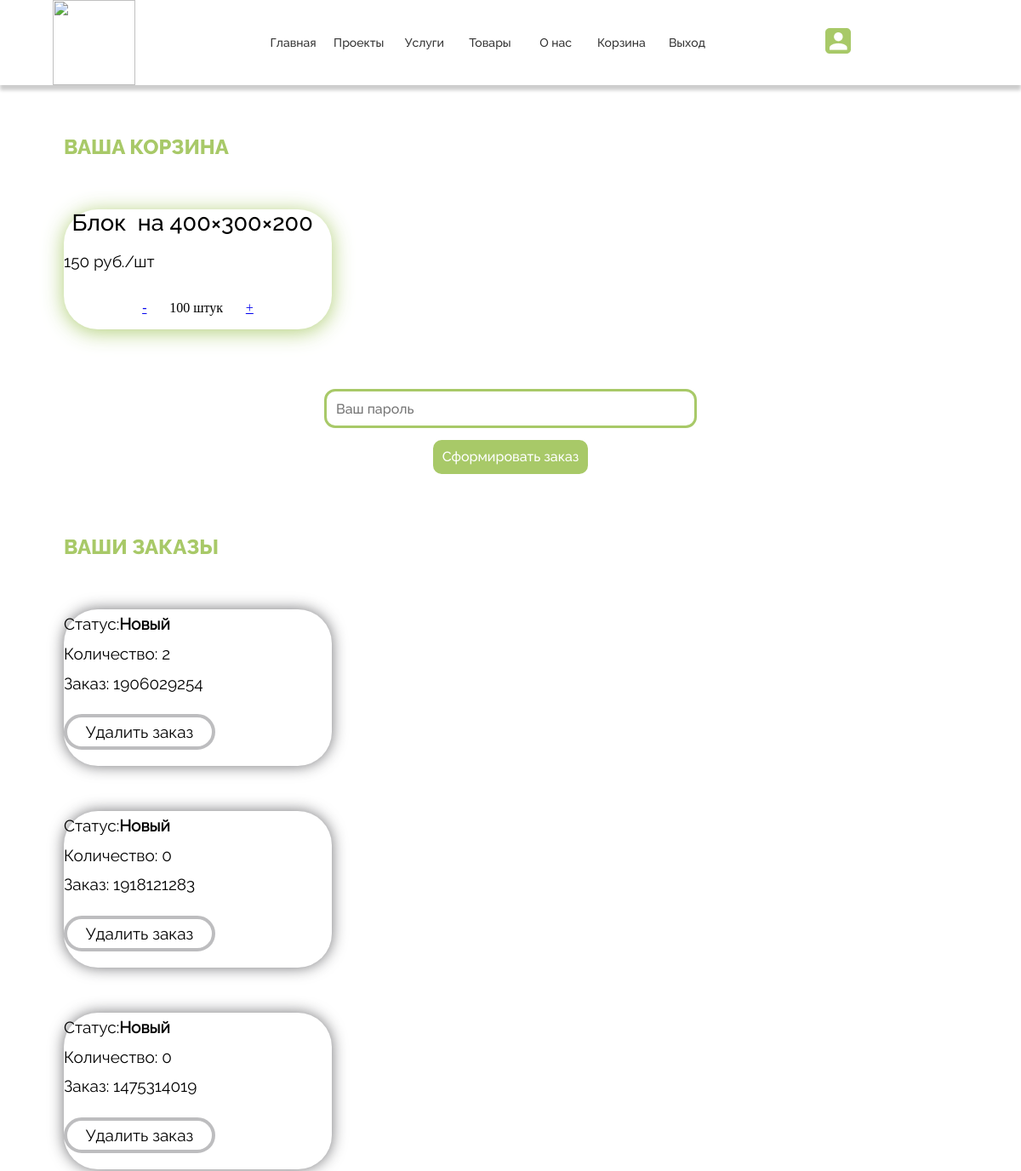
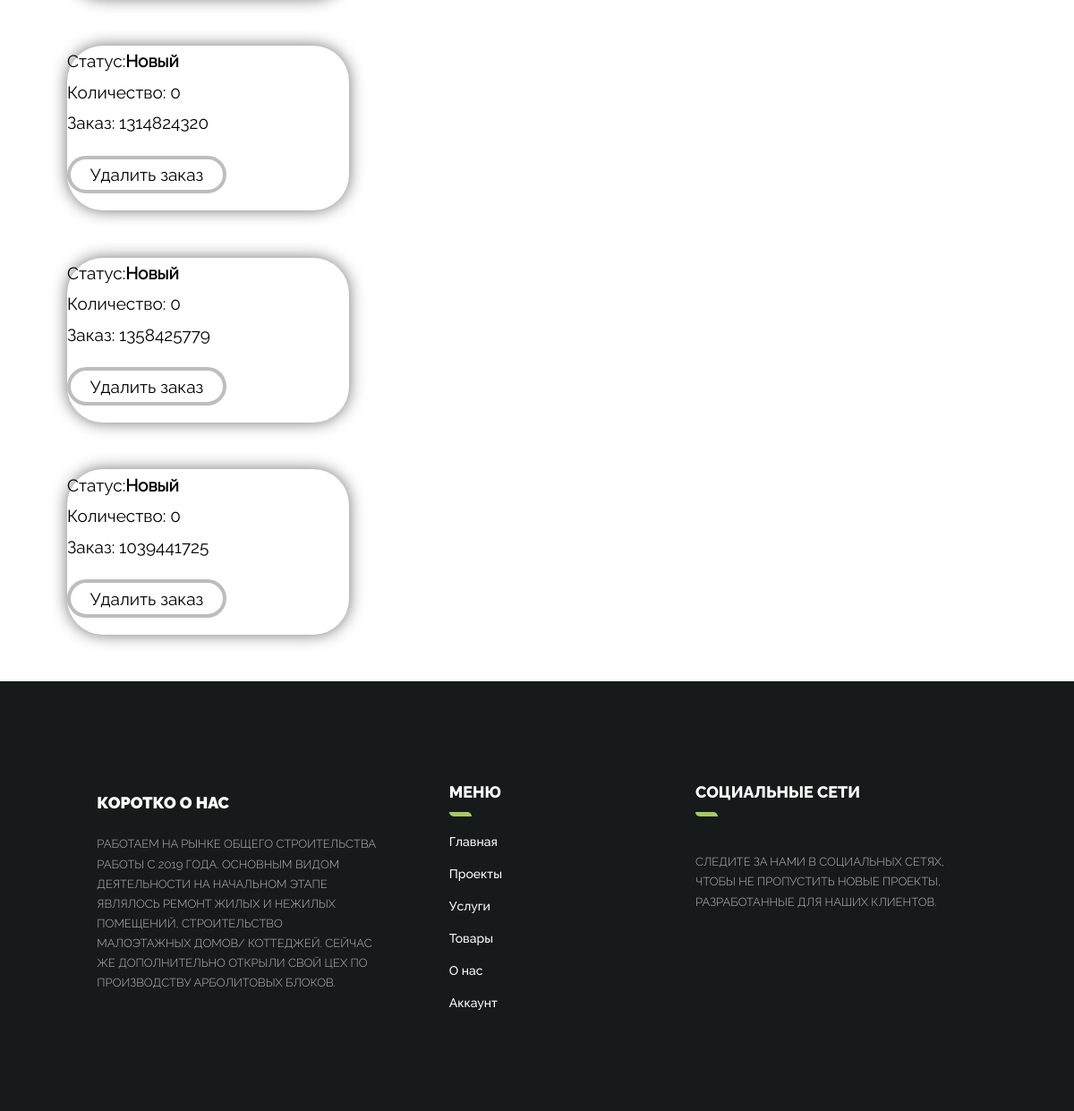
Screenshot of /cart.php (signed in) with the database file from the repository (2 pictures, top to bottom).
### tables this page shows
CREATE TABLE `orders` (
  `order_id` int(11) NOT NULL,
  `product_id` int(11) NOT NULL,
  `user_id` int(11) NOT NULL,
  `number` int(11) DEFAULT NULL,
  `count` int(255) NOT NULL,
  `status` varchar(256) DEFAULT NULL,
  `reason` varchar(256) DEFAULT NULL,
  `created_at` timestamp NOT NULL DEFAULT CURRENT_TIMESTAMP,
  `updated_at` timestamp NOT NULL DEFAULT CURRENT_TIMESTAMP ON UPDATE CURRENT_TIMESTAMP
);

CREATE TABLE `products` (
  `product_id` int(11) NOT NULL,
  `name` varchar(256) NOT NULL,
  `price` varchar(256) NOT NULL,
  `count` int(255) NOT NULL,
  `path` varchar(500) NOT NULL
);

### cart.php (the view, shortened to what this page needs)
<?php
	include "connect.php";
	$sql = sprintf("SELECT `order_id`, `product_id`, `orders`.`count`, `name`, `price`, `path` FROM `orders` INNER JOIN `products` USING(`product_id`) WHERE `user_id`='%s'", $_SESSION["user_id"]);
	$result = $connect->query($sql);
	$products = "";
	while($row = $result->fetch_assoc())
		$products .= sprintf('
		<div class="col2">
		<img src="%s" alt="">
		<div class="row">
			<a href="product.php?id=%s">%s</a>
			<p>%s руб./шт</p>
		</div>
		<div class="sum">
		<p><a href="controllers/delete_cart.php?id=%s">-</a></p>
		<p>%s00 штук</p>
		<p><a href="controllers/add_cart.php?id=%s">+</a></p>
	</div>
	</div>
', $row["path"], $row["product_id"], $row["name"], $row["price"],$row["product_id"], $row["count"], $row["product_id"]);
	$sql = sprintf("SELECT * FROM `orders` WHERE `user_id`='%s' AND `number` IS NOT NULL AND `product_id`=0 ORDER BY `created_at` DESC ", $_SESSION["user_id"]);
	$result = $connect->query($sql);
	$orders = "";
	while($row = $result->fetch_assoc()) {
		$del = ($row["status"] == "Новый") ? '<p class="text-right"><a onclick="return confirm(\'Вы действительно хотите удалить этот заказ?\')" href="controllers/delete_order.php?id='.$row["order_id"].'" class="text-small">Удалить заказ</a></p>' : '';
		$orders .= sprintf('
			<div class="col">
				<div class="row">
					<p class="ttt" >Заказ: %s</p>
					%s
				</div>
				<div class="row">
					<p class="ttt" >Статус: <b>%s</b></p>
				<p class="ttt" >Количество: %s</p>
				</div>
			</div>
		', $row["number"], $del, $row["status"],$row["count"]);
	}
?>
<!DOCTYPE html>
<html lang="en">
<head>
	<link rel="stylesheet" href="asset/css/cart.css">
</head>
<body><?php
$m = '';
if(isset($_SESSION["role"])) {$m = '<a href="cart.php">Корзина</a>';
	$m .= ($_SESSION["role"] == "admin") ? '<a href="admin.php" class="underline-one">Заказы</a>' : '';
$m .= '<a href="controllers/logout.php">Выход</a>';}
$menu = sprintf($m);
?>
<div class="menu1">
        <div class="logo"><a href="index.php"><img src="asset/img/logo.svg" alt=""></a></div>
        <div class="links">
            <a href="index.php">Главная</a>
            <a href="projects.php">Проекты</a>
            <a href="uslugi.php">Услуги</a>
            <a href="catalog.php">Товары</a>
            <a href="about.php">О нас</a><?= $menu ?>
        </div>
<div class="acc">
    <a href="logreg.php"><img src="asset/img/acc.png" alt=""></a>
</div>
    </div>
	<main>
			<div class="head">Ваша корзина</div>
			<div class="row2">
				<?= $products ?>
			</div>
			<br>
			<div class="wrap">
				<form action="controllers/checkout.php" class="f__cart" method="POST">
					<input type="password" placeholder="Ваш пароль" name="password" required>
					<button class="knop2">Сформировать заказ</button>
				</form>
			</div>
			<div class="head">Ваши заказы</div>
			<div class="row">
				<?= $orders ?>
			</div>
	</main>
<footer><div class="foot__cont">
<div class="about">
    <h1>КОРОТКО О НАС</h1>
    <p>работаем на рынке общего строительства работы c 2019 года. Основным видом деятельности на начальном этапе являлось ремонт жилых и нежилых помещений, строительство малоэтажных домов/ коттеджей. Сейчас же дополнительно открыли свой цех по производству арболитовых блоков.
</p>
</div>
<div class="footer__menu">
    <h1>МЕНЮ</h1>
    <div class="decoration"></div>
	<a href="index.php">Главная</a>
    <a href="projects.php">Проекты</a>
    <a href="uslugi.php">Услуги</a>
    <a href="catalog.php">Товары</a>
    <a href="about.php">О нас</a>
    <a href="logreg.php">Аккаунт</a>
</div>
<div class="social">
<h1>СОЦИАЛЬНЫЕ СЕТИ</h1>
    <div class="decoration"></div>
    <p>Следите за нами в социальных сетях, чтобы не пропустить новые проекты, разработанные для наших клиентов.</p>
    <div class="footer__acc">
    </div>
</div></div>
        </footer>
</body>
</html>

### rows the page displays
orders: product.name "Блок на 400×300×200", product.price "150", count "1"
orders: number "1906029254", status "Новый", count "2"
orders: number "1918121283", status "Новый", count "0"
orders: number "1475314019", status "Новый", count "0"
orders: number "1314824320", status "Новый", count "0"
orders: number "1358425779", status "Новый", count "0"
orders: number "1039441725", status "Новый", count "0"
